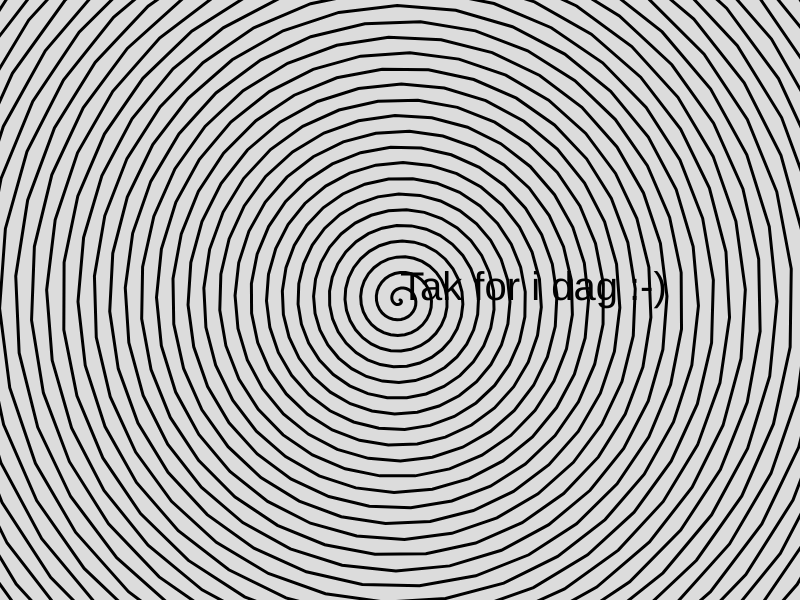
Frame 1 (no input)
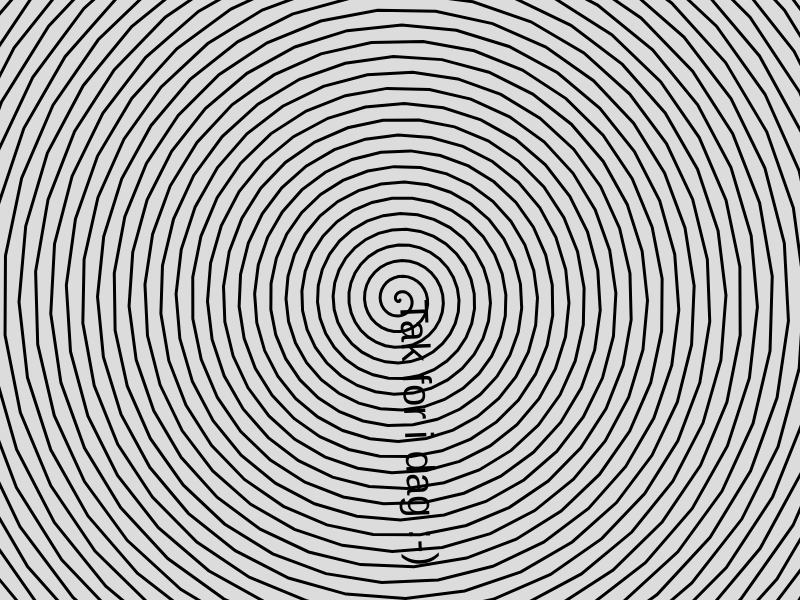
Frame 60 (no input)
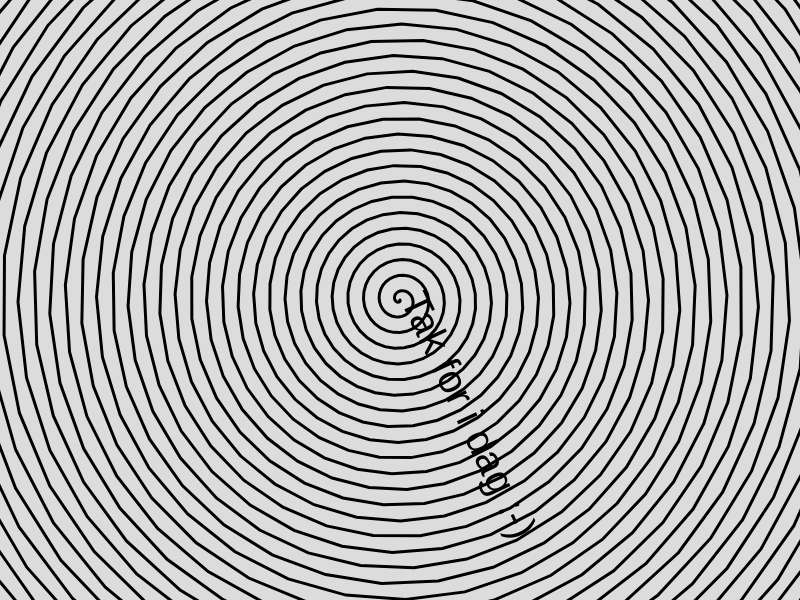
Frame 120 (the mouse pressed at the canvas centre since frame 60)

The p5.js sketch that drew these frames (run headless with seeded random() and noise() and a simulated clock; from frame 60 on, the mouse is pressed at the canvas centre):

// p5.js sketch
// ── sketch.js
let angle = 0;

function setup() {
  createCanvas(800, 600);
}

function draw() {
  background(220);
  let diameter = 50;
  translate(width / 2, height / 2);

  rotate(angle);
  const speed = map(mouseX, 0, width, -1, 1, true);
  angle += 0.4 * speed;

  fill(0);
  textSize(40);
  text("Tak for i dag :-)", 0, 0);

  noFill();
  strokeWeight(3);
  beginShape();
  magnitude = 0;
  for (let theta = 0; theta < 100 * PI; theta += 0.2) {
    // shows 0, then 1, then 2
    let cx = magnitude * cos(theta);
    let cy = magnitude * sin(theta);
    vertex(cx, cy);
    magnitude += 0.5;
  }
  endShape();
}
